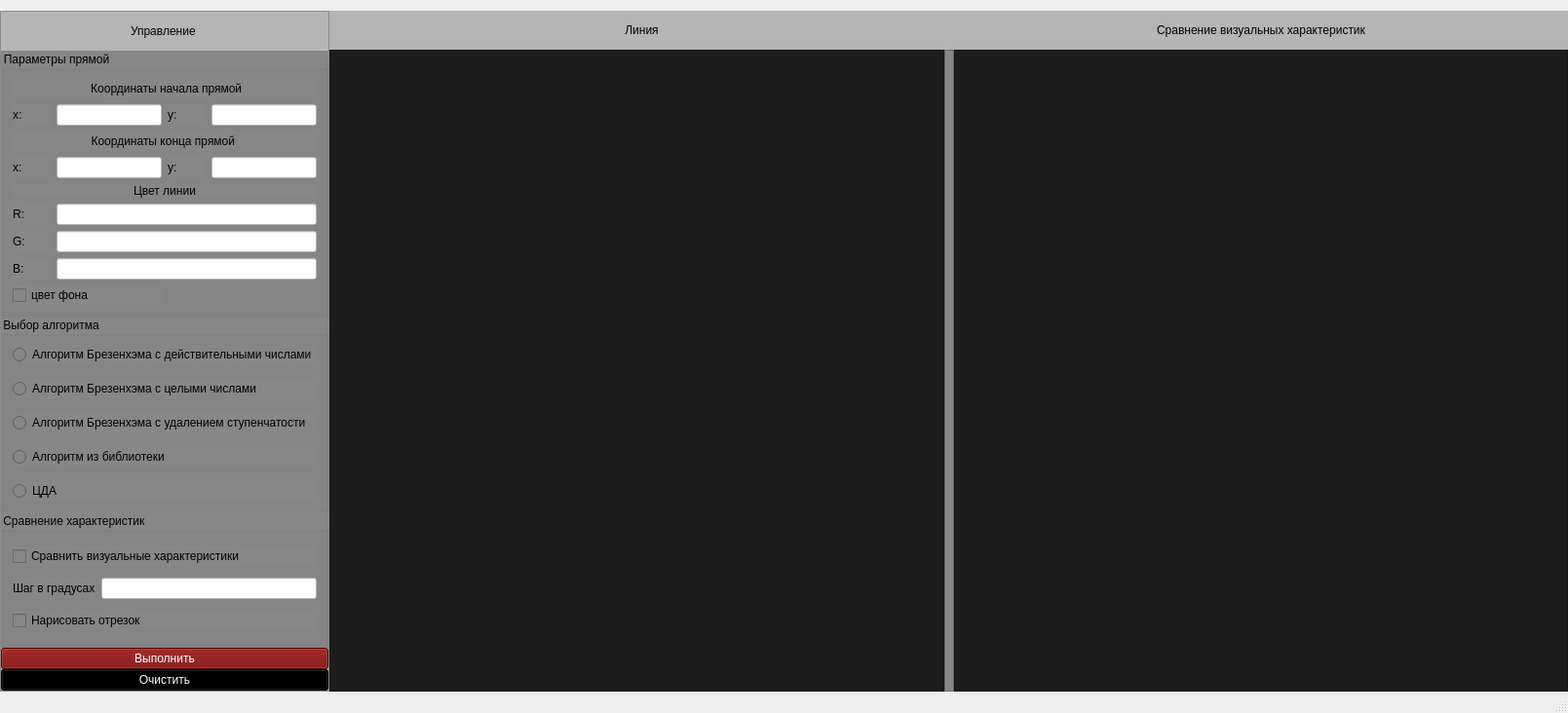
<?xml version="1.0" encoding="UTF-8"?>
<ui version="4.0">
 <class>MainWindow</class>
 <widget class="QMainWindow" name="MainWindow">
  <property name="geometry">
   <rect>
    <x>0</x>
    <y>0</y>
    <width>1609</width>
    <height>732</height>
   </rect>
  </property>
  <property name="windowTitle">
   <string>MainWindow</string>
  </property>
  <property name="animated">
   <bool>false</bool>
  </property>
  <widget class="QWidget" name="centralwidget">
   <layout class="QGridLayout" name="gridLayout">
    <property name="leftMargin">
     <number>0</number>
    </property>
    <property name="topMargin">
     <number>11</number>
    </property>
    <property name="rightMargin">
     <number>0</number>
    </property>
    <property name="bottomMargin">
     <number>0</number>
    </property>
    <property name="spacing">
     <number>0</number>
    </property>
    <item row="1" column="2">
     <widget class="QFrame" name="frame_4">
      <property name="sizePolicy">
       <sizepolicy hsizetype="Fixed" vsizetype="Preferred">
        <horstretch>0</horstretch>
        <verstretch>0</verstretch>
       </sizepolicy>
      </property>
      <property name="minimumSize">
       <size>
        <width>10</width>
        <height>0</height>
       </size>
      </property>
      <property name="styleSheet">
       <string notr="true">background-color: rgb(135, 135, 135)
</string>
      </property>
      <property name="frameShape">
       <enum>QFrame::StyledPanel</enum>
      </property>
      <property name="frameShadow">
       <enum>QFrame::Raised</enum>
      </property>
     </widget>
    </item>
    <item row="0" column="3">
     <widget class="QLabel" name="label_13">
      <property name="sizePolicy">
       <sizepolicy hsizetype="Preferred" vsizetype="Fixed">
        <horstretch>0</horstretch>
        <verstretch>0</verstretch>
       </sizepolicy>
      </property>
      <property name="minimumSize">
       <size>
        <width>0</width>
        <height>40</height>
       </size>
      </property>
      <property name="styleSheet">
       <string notr="true">background-color: rgb(181, 181, 181)</string>
      </property>
      <property name="text">
       <string> Сравнение визуальных характеристик </string>
      </property>
      <property name="alignment">
       <set>Qt::AlignCenter</set>
      </property>
     </widget>
    </item>
    <item row="0" column="0" rowspan="2">
     <widget class="QFrame" name="frame">
      <property name="sizePolicy">
       <sizepolicy hsizetype="Fixed" vsizetype="Preferred">
        <horstretch>0</horstretch>
        <verstretch>0</verstretch>
       </sizepolicy>
      </property>
      <property name="minimumSize">
       <size>
        <width>300</width>
        <height>0</height>
       </size>
      </property>
      <property name="layoutDirection">
       <enum>Qt::LeftToRight</enum>
      </property>
      <property name="styleSheet">
       <string notr="true">background-color: rgb(181, 181, 181)</string>
      </property>
      <property name="frameShape">
       <enum>QFrame::StyledPanel</enum>
      </property>
      <property name="frameShadow">
       <enum>QFrame::Raised</enum>
      </property>
      <layout class="QVBoxLayout" name="verticalLayout_2">
       <property name="spacing">
        <number>0</number>
       </property>
       <property name="sizeConstraint">
        <enum>QLayout::SetDefaultConstraint</enum>
       </property>
       <property name="leftMargin">
        <number>0</number>
       </property>
       <property name="topMargin">
        <number>0</number>
       </property>
       <property name="rightMargin">
        <number>0</number>
       </property>
       <property name="bottomMargin">
        <number>0</number>
       </property>
       <item>
        <widget class="QLabel" name="label_11">
         <property name="sizePolicy">
          <sizepolicy hsizetype="Preferred" vsizetype="Fixed">
           <horstretch>0</horstretch>
           <verstretch>0</verstretch>
          </sizepolicy>
         </property>
         <property name="minimumSize">
          <size>
           <width>0</width>
           <height>40</height>
          </size>
         </property>
         <property name="text">
          <string>Управление </string>
         </property>
         <property name="alignment">
          <set>Qt::AlignCenter</set>
         </property>
        </widget>
       </item>
       <item>
        <widget class="QGroupBox" name="groupBox">
         <property name="sizePolicy">
          <sizepolicy hsizetype="Preferred" vsizetype="Preferred">
           <horstretch>0</horstretch>
           <verstretch>0</verstretch>
          </sizepolicy>
         </property>
         <property name="styleSheet">
          <string notr="true">background-color: rgb(135, 135, 135)</string>
         </property>
         <property name="title">
          <string>Параметры прямой</string>
         </property>
         <layout class="QGridLayout" name="gridLayout_3">
          <item row="4" column="1">
           <widget class="QLineEdit" name="xendEdit">
            <property name="sizePolicy">
             <sizepolicy hsizetype="Fixed" vsizetype="Fixed">
              <horstretch>0</horstretch>
              <verstretch>0</verstretch>
             </sizepolicy>
            </property>
            <property name="minimumSize">
             <size>
              <width>50</width>
              <height>0</height>
             </size>
            </property>
            <property name="styleSheet">
             <string notr="true">background-color: rgb(255, 255, 255)</string>
            </property>
           </widget>
          </item>
          <item row="0" column="0" colspan="4">
           <widget class="QLabel" name="label">
            <property name="sizePolicy">
             <sizepolicy hsizetype="Preferred" vsizetype="Fixed">
              <horstretch>0</horstretch>
              <verstretch>0</verstretch>
             </sizepolicy>
            </property>
            <property name="minimumSize">
             <size>
              <width>0</width>
              <height>20</height>
             </size>
            </property>
            <property name="text">
             <string> Координаты начала прямой</string>
            </property>
            <property name="alignment">
             <set>Qt::AlignCenter</set>
            </property>
           </widget>
          </item>
          <item row="4" column="0">
           <widget class="QLabel" name="label_6">
            <property name="text">
             <string>x: </string>
            </property>
           </widget>
          </item>
          <item row="2" column="3">
           <widget class="QLineEdit" name="ystartEdit">
            <property name="sizePolicy">
             <sizepolicy hsizetype="Fixed" vsizetype="Fixed">
              <horstretch>0</horstretch>
              <verstretch>0</verstretch>
             </sizepolicy>
            </property>
            <property name="minimumSize">
             <size>
              <width>50</width>
              <height>0</height>
             </size>
            </property>
            <property name="styleSheet">
             <string notr="true">background-color: rgb(255, 255, 255)</string>
            </property>
           </widget>
          </item>
          <item row="7" column="0">
           <widget class="QLabel" name="label_9">
            <property name="text">
             <string>G: </string>
            </property>
           </widget>
          </item>
          <item row="8" column="1" colspan="3">
           <widget class="QLineEdit" name="bEdit">
            <property name="styleSheet">
             <string notr="true">background-color: rgb(255, 255, 255)</string>
            </property>
           </widget>
          </item>
          <item row="8" column="0">
           <widget class="QLabel" name="label_10">
            <property name="text">
             <string>B: </string>
            </property>
           </widget>
          </item>
          <item row="2" column="0">
           <widget class="QLabel" name="label_3">
            <property name="text">
             <string>x: </string>
            </property>
           </widget>
          </item>
          <item row="2" column="1">
           <widget class="QLineEdit" name="xstartEdit">
            <property name="sizePolicy">
             <sizepolicy hsizetype="Fixed" vsizetype="Fixed">
              <horstretch>0</horstretch>
              <verstretch>0</verstretch>
             </sizepolicy>
            </property>
            <property name="minimumSize">
             <size>
              <width>50</width>
              <height>0</height>
             </size>
            </property>
            <property name="styleSheet">
             <string notr="true">background-color: rgb(255, 255, 255)</string>
            </property>
           </widget>
          </item>
          <item row="5" column="0" colspan="4">
           <widget class="QLabel" name="label_7">
            <property name="text">
             <string>Цвет линии</string>
            </property>
            <property name="alignment">
             <set>Qt::AlignCenter</set>
            </property>
           </widget>
          </item>
          <item row="4" column="3">
           <widget class="QLineEdit" name="yendEdit">
            <property name="sizePolicy">
             <sizepolicy hsizetype="Fixed" vsizetype="Fixed">
              <horstretch>0</horstretch>
              <verstretch>0</verstretch>
             </sizepolicy>
            </property>
            <property name="minimumSize">
             <size>
              <width>50</width>
              <height>0</height>
             </size>
            </property>
            <property name="styleSheet">
             <string notr="true">background-color: rgb(255, 255, 255)
</string>
            </property>
           </widget>
          </item>
          <item row="3" column="0" colspan="4">
           <widget class="QLabel" name="label_4">
            <property name="sizePolicy">
             <sizepolicy hsizetype="Preferred" vsizetype="Fixed">
              <horstretch>0</horstretch>
              <verstretch>0</verstretch>
             </sizepolicy>
            </property>
            <property name="minimumSize">
             <size>
              <width>0</width>
              <height>20</height>
             </size>
            </property>
            <property name="text">
             <string>Координаты конца прямой </string>
            </property>
            <property name="alignment">
             <set>Qt::AlignCenter</set>
            </property>
           </widget>
          </item>
          <item row="2" column="2">
           <widget class="QLabel" name="label_2">
            <property name="text">
             <string>y: </string>
            </property>
           </widget>
          </item>
          <item row="6" column="1" colspan="3">
           <widget class="QLineEdit" name="rEdit">
            <property name="styleSheet">
             <string notr="true">background-color: rgb(255, 255, 255)
</string>
            </property>
           </widget>
          </item>
          <item row="7" column="1" colspan="3">
           <widget class="QLineEdit" name="gEdit">
            <property name="styleSheet">
             <string notr="true">background-color: rgb(255, 255, 255)</string>
            </property>
           </widget>
          </item>
          <item row="4" column="2">
           <widget class="QLabel" name="label_5">
            <property name="text">
             <string>y: </string>
            </property>
           </widget>
          </item>
          <item row="6" column="0">
           <widget class="QLabel" name="label_8">
            <property name="text">
             <string>R: </string>
            </property>
           </widget>
          </item>
          <item row="9" column="0" colspan="2">
           <widget class="QCheckBox" name="colorCHB">
            <property name="text">
             <string>цвет фона </string>
            </property>
           </widget>
          </item>
         </layout>
        </widget>
       </item>
       <item>
        <widget class="QGroupBox" name="groupBox_2">
         <property name="sizePolicy">
          <sizepolicy hsizetype="Preferred" vsizetype="Fixed">
           <horstretch>0</horstretch>
           <verstretch>0</verstretch>
          </sizepolicy>
         </property>
         <property name="styleSheet">
          <string notr="true">background-color: rgb(135, 135, 135)</string>
         </property>
         <property name="title">
          <string>Выбор алгоритма</string>
         </property>
         <layout class="QVBoxLayout" name="verticalLayout">
          <property name="spacing">
           <number>15</number>
          </property>
          <item>
           <widget class="QRadioButton" name="decimalRB">
            <property name="text">
             <string>Алгоритм Брезенхэма с действительными числами</string>
            </property>
           </widget>
          </item>
          <item>
           <widget class="QRadioButton" name="intRB">
            <property name="text">
             <string>Алгоритм Брезенхэма с целыми числами</string>
            </property>
           </widget>
          </item>
          <item>
           <widget class="QRadioButton" name="deleteStepRB">
            <property name="text">
             <string>Алгоритм Брезенхэма с удалением ступенчатости</string>
            </property>
           </widget>
          </item>
          <item>
           <widget class="QRadioButton" name="libRB">
            <property name="text">
             <string>Алгоритм из библиотеки</string>
            </property>
           </widget>
          </item>
          <item>
           <widget class="QRadioButton" name="ddaRB">
            <property name="text">
             <string>ЦДА</string>
            </property>
           </widget>
          </item>
         </layout>
        </widget>
       </item>
       <item>
        <widget class="QGroupBox" name="groupBox_3">
         <property name="sizePolicy">
          <sizepolicy hsizetype="Preferred" vsizetype="Preferred">
           <horstretch>0</horstretch>
           <verstretch>0</verstretch>
          </sizepolicy>
         </property>
         <property name="styleSheet">
          <string notr="true">background-color: rgb(135, 135, 135)</string>
         </property>
         <property name="title">
          <string>Сравнение характеристик </string>
         </property>
         <property name="checkable">
          <bool>false</bool>
         </property>
         <layout class="QGridLayout" name="gridLayout_2">
          <item row="1" column="1">
           <widget class="QLineEdit" name="stepEdit">
            <property name="styleSheet">
             <string notr="true">background-color:rgb(255, 255, 255)</string>
            </property>
           </widget>
          </item>
          <item row="1" column="0">
           <widget class="QLabel" name="label_14">
            <property name="text">
             <string>Шаг в градусах</string>
            </property>
           </widget>
          </item>
          <item row="0" column="0" colspan="2">
           <widget class="QCheckBox" name="cmpCHB">
            <property name="text">
             <string>Сравнить визуальные характеристики</string>
            </property>
           </widget>
          </item>
          <item row="2" column="0" colspan="2">
           <widget class="QCheckBox" name="lineCHB">
            <property name="text">
             <string>Нарисовать отрезок</string>
            </property>
           </widget>
          </item>
         </layout>
        </widget>
       </item>
       <item>
        <widget class="QPushButton" name="doButt">
         <property name="styleSheet">
          <string notr="true">color: rgb(255, 255, 255);
background-color: rgb(113, 0, 0)</string>
         </property>
         <property name="text">
          <string>Выполнить</string>
         </property>
        </widget>
       </item>
       <item>
        <widget class="QPushButton" name="clearButt">
         <property name="styleSheet">
          <string notr="true">background-color: rgb(0, 0, 0);
color: rgb(255, 255, 255)</string>
         </property>
         <property name="text">
          <string>Очистить</string>
         </property>
        </widget>
       </item>
      </layout>
     </widget>
    </item>
    <item row="1" column="3">
     <widget class="QFrame" name="cmpFR">
      <property name="styleSheet">
       <string notr="true">background-color: rgb(29, 29, 29)</string>
      </property>
      <property name="frameShape">
       <enum>QFrame::StyledPanel</enum>
      </property>
      <property name="frameShadow">
       <enum>QFrame::Raised</enum>
      </property>
     </widget>
    </item>
    <item row="1" column="1">
     <widget class="QFrame" name="LineFR">
      <property name="autoFillBackground">
       <bool>false</bool>
      </property>
      <property name="styleSheet">
       <string notr="true">background-color: rgb(29, 29, 29)</string>
      </property>
      <property name="frameShape">
       <enum>QFrame::StyledPanel</enum>
      </property>
      <property name="frameShadow">
       <enum>QFrame::Raised</enum>
      </property>
     </widget>
    </item>
    <item row="0" column="1" colspan="2">
     <widget class="QLabel" name="label_12">
      <property name="sizePolicy">
       <sizepolicy hsizetype="Preferred" vsizetype="Fixed">
        <horstretch>0</horstretch>
        <verstretch>0</verstretch>
       </sizepolicy>
      </property>
      <property name="minimumSize">
       <size>
        <width>0</width>
        <height>40</height>
       </size>
      </property>
      <property name="styleSheet">
       <string notr="true">background-color: rgb(181, 181, 181)</string>
      </property>
      <property name="text">
       <string>Линия</string>
      </property>
      <property name="textFormat">
       <enum>Qt::AutoText</enum>
      </property>
      <property name="alignment">
       <set>Qt::AlignCenter</set>
      </property>
     </widget>
    </item>
   </layout>
  </widget>
  <widget class="QStatusBar" name="statusbar"/>
 </widget>
 <resources/>
 <connections/>
</ui>
